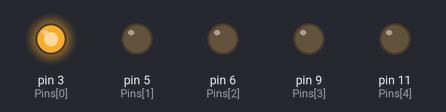
Bench run of a sketch on a simulated Arduino Uno, built with avr-gcc and run on an emulated ATmega328P. On the bench: output pins drawn as LEDs (lit = HIGH).

Above: at 0.1 s.
At 31.6 s:
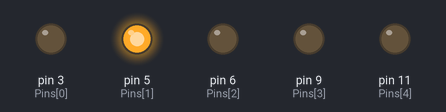
At 63.1 s:
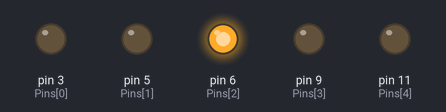
At 94.6 s:
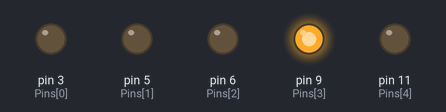
At 126.1 s:
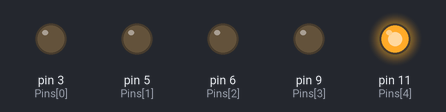
At 127.6 s:
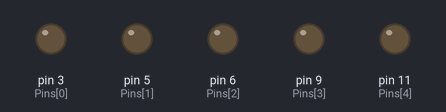
Timing chart, 0 to 129.1 s (numbered marks = the images above):
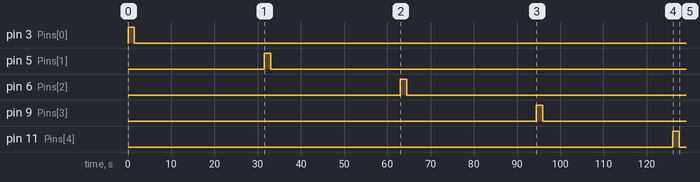

Measured:
- by itself, pin 3 (Pins[0]): LOW → HIGH at 0.00 s, → LOW 1.5 s later
- by itself, pin 5 (Pins[1]): LOW → HIGH at 31.5 s, → LOW 1.5 s later
- by itself, pin 6 (Pins[2]): LOW → HIGH at 63.0 s, → LOW 1.5 s later
- by itself, pin 9 (Pins[3]): LOW → HIGH at 94.5 s, → LOW 1.5 s later
- by itself, pin 11 (Pins[4]): LOW → HIGH at 126 s, → LOW 1.5 s later

The sketch:

BlinkInTurn.ino
```cpp
//This sketch turns 5 LEDs on and off in turn

int Pins[5] = {3,5,6,9,11}; //Specify the pins to use
//3=blue, 5=green, 6=yellow, 9=red, 11=white

const int brightness=255; //Set brightness level for LEDs (0-255)
const int durationON=1500; //Set duration LED should be on for in ms
const long intervalDelay=30000; //Set duration of the delay in ms between LED activations
const int repetitions=3; //Set number of times the sequence should run

void setup() {
  //Loop through pins to set them as output and off
    for(int i=0; i<5; i++){
    pinMode(Pins[i],OUTPUT);
    digitalWrite(Pins[i],LOW);
    }

  //For each repetition...
  for (int n=0; n<repetitions; n++){

    //...loop through the pins...
    for(int i=0; i<5; i++){

    //...to turn each pin on (to the brightness level specified),
    //and then off after the specfied delay
    analogWrite(Pins[i],brightness);
    //delay(durationON);
    unsigned long currentMillis = millis(); //Save the current time
    unsigned long OffTime = currentMillis+durationON; //Save the time at which to turn off the LED
    while (millis()<OffTime); //Unless the current time has reached the OffTime, the code stays here
    analogWrite(Pins[i],0);

    //Introduce a delay before continuing to the next step in the loop
    unsigned long currentMillis2 = millis(); //Save the current time
    unsigned long nextEvent = currentMillis2+intervalDelay; //Save the time at which to continue

    while (millis()<nextEvent); //Unless the current time has reached the nextEvent time, the code stays here
    }
  }
}

void loop() {
  // put your main code here, to run repeatedly:

}
```
